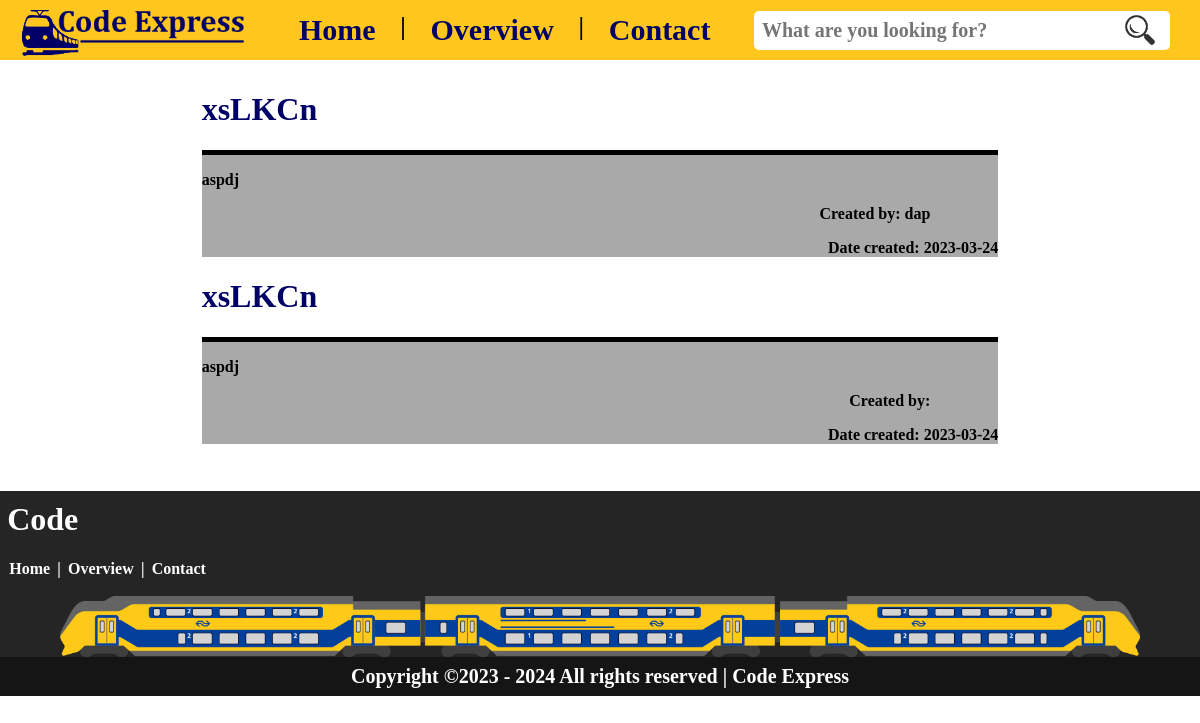
The page /page/overview.php on the database as committed earlier.
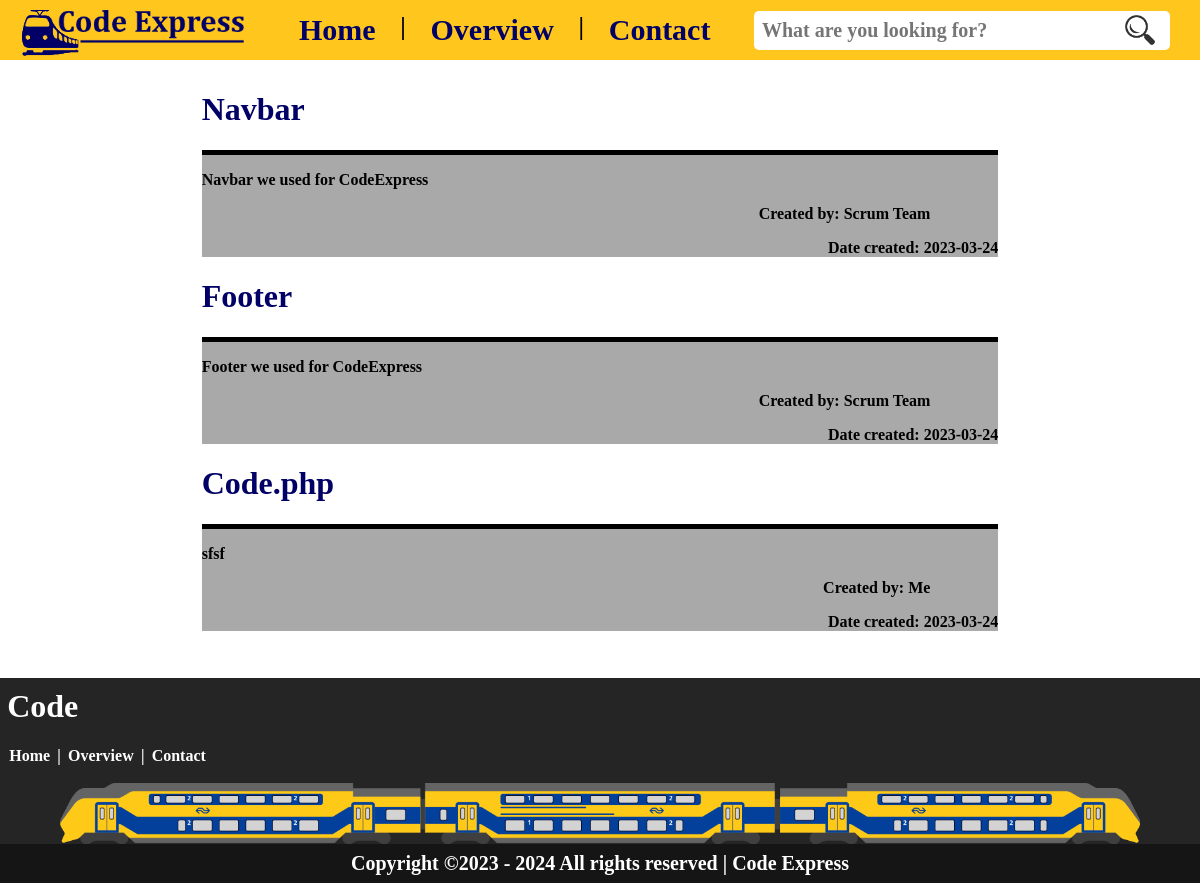
The same page on the database as committed later.
### tables this page shows
CREATE TABLE `configuration` (
  `id` int(11) NOT NULL,
  `code` longtext NOT NULL,
  `title` varchar(255) NOT NULL,
  `html` varchar(50) DEFAULT NULL,
  `css` varchar(50) DEFAULT NULL,
  `php` varchar(50) DEFAULT NULL,
  `javascript` varchar(50) DEFAULT NULL,
  `SQLcode` varchar(50) DEFAULT NULL,
  `date` date DEFAULT NULL,
  `description` text DEFAULT NULL,
  `creator` varchar(255) DEFAULT NULL,
  `email` varchar(255) DEFAULT NULL
);

### page/overview.php (the view, shortened to what this page needs)
<?php
include "../include/connection.php";
?>
<!DOCTYPE html>
<html lang="en">
<head>
</head>
<body>
    <div id="overview-container">
        <nav class="item">
            <?php include "../include/navbar.php" ?>
        </nav>
        <div id="overview-content" class="content">
            <?php
            $query = isset($_GET['q']) ? htmlspecialchars($_GET['q']) : '';
            $stmt = $pdo->prepare("SELECT * FROM configuration WHERE title LIKE :query OR code LIKE :query OR html LIKE :query OR css LIKE :query OR php LIKE :query OR javascript LIKE :query OR SQLcode LIKE :query OR description LIKE :query OR creator LIKE :query");
            $stmt->bindValue(':query', "%$query%");
            $stmt->execute();
            $code_array = $stmt->fetchAll(PDO::FETCH_OBJ);
            if (count($code_array) > 0) {
                foreach ($code_array as $key) {
                    echo "<h1 class='overview-line'><a class='overview-link' href='code.php?id={$key->id}'>{$key->title}</a></h1>";
                    echo "<div id='overview-item'>";
                    echo "<p>{$key->description}</p>";
                    echo "<p id='overview-end'> Created by: {$key->creator}</p>";
                    echo "<p class='overview-end'>Date created: {$key->date}</p>";
                    echo "</div>";
                }
            } else if ($query !== '') {
                echo "No results found for '$query'.";
            }
            ?>
        </div>
    </div>
    <div class="footer">
        <?php include "../include/footer.php" ?>
    </div>
</body>
</html>

### include/navbar.php (shortened to what this page needs)
<!DOCTYPE html>
<html lang="en">
<head>
</head>
<body>
<nav class="navbar">
  <div class="logo">
    <a href="../page/index.php"><img src="../img/CodeExpress-logo-text.png" alt="Logo"></a>
  </div>
  <ul class="navbar-all-code-links">
    <li><a href="../page/index.php">Home</a></li>
    <li>
    <div>ㅤ</div>
    </li>
    <li>
      <div class="separator">|</div>
    </li>
    <li>
    <div>ㅤ</div>
    </li>
    <li><a href="../page/overview.php">Overview</a></li>
    <li>
    <div>ㅤ</div>
    </li>
    <li>
      <div class="separator">|</div>
    </li>
    <li>
    <div>ㅤ</div>
    </li>
    <li><a href="mailto:infocodeexpress@gmail.com">Contact</a></li>
  </ul>
  <form action="../page/overview.php" method="get">
    <div class="search-bar">
      <input id="search-input" type="text" name="q" placeholder="What are you looking for?" value="<?php echo isset($_GET['q']) ? htmlspecialchars($_GET['q']) : '' ?>">
      <img src="../img/spyglass.png" alt="spyglass"></button>
    </div>
  </form>
</nav>
</body>
</html>

### include/footer.php (shortened to what this page needs)
<!DOCTYPE html>
<html lang="en">
<head>
</head>
<body>
    <Footer>
        <h1 class="footer-text">Code</h1>
        <div id="footer-codes">
            <a id="footer-html" href="../page/index.php">Home</a> | <a id="footer-html" href="../page/overview.php">Overview</a> | <a id="footer-html" href="mailto:infocodeexpress@gmail.com">Contact</a>
        </div>
        <div id="train-container">
            <img id="train" src="../img/trainBG.png" alt="train">
        </div>
        <div>
            <a id="footer-copyright" href="../page/index.php">Copyright &copy;2023 - 2024 All rights reserved | Code Express</a>
        </div>
    </Footer>
</body>
</html>

Rows that differ between the two databases and show on the page:
changed configuration: title "xsLKCn" → "Navbar"; description "aspdj" → "Navbar we used for CodeExpress"; creator "dap" → "Scrum Team"
changed configuration: title "xsLKCn" → "Footer"; description "aspdj" → "Footer we used for CodeExpress"; creator (not shown) → "Scrum Team"
added configuration: title "Code.php", description "sfsf", creator "Me", date "2023-03-24"
